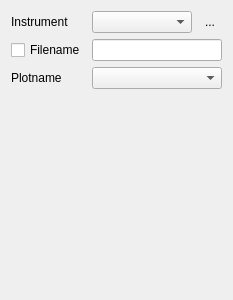
<?xml version="1.0" encoding="UTF-8"?>
<ui version="4.0">
 <class>Form</class>
 <widget class="QWidget" name="Form">
  <property name="geometry">
   <rect>
    <x>0</x>
    <y>0</y>
    <width>222</width>
    <height>300</height>
   </rect>
  </property>
  <property name="windowTitle">
   <string>Form</string>
  </property>
  <layout class="QGridLayout" name="gridLayout">
   <item row="0" column="0">
    <widget class="QLabel" name="label_7">
     <property name="text">
      <string>Instrument</string>
     </property>
    </widget>
   </item>
   <item row="0" column="1">
    <widget class="QComboBox" name="comboBoxInstruments">
     <property name="sizePolicy">
      <sizepolicy hsizetype="MinimumExpanding" vsizetype="Fixed">
       <horstretch>1</horstretch>
       <verstretch>0</verstretch>
      </sizepolicy>
     </property>
     <property name="minimumSize">
      <size>
       <width>100</width>
       <height>0</height>
      </size>
     </property>
    </widget>
   </item>
   <item row="0" column="2">
    <widget class="QToolButton" name="toolButton">
     <property name="text">
      <string>...</string>
     </property>
     <property name="icon">
      <iconset resource="Experiment.qrc">
       <normaloff>:/openicon/icons/view-refresh-7.png</normaloff>:/openicon/icons/view-refresh-7.png</iconset>
     </property>
     <property name="autoRaise">
      <bool>true</bool>
     </property>
    </widget>
   </item>
   <item row="1" column="0">
    <widget class="QCheckBox" name="checkBox">
     <property name="text">
      <string>Filename</string>
     </property>
    </widget>
   </item>
   <item row="1" column="1" colspan="2">
    <widget class="QLineEdit" name="Filename">
     <property name="sizePolicy">
      <sizepolicy hsizetype="MinimumExpanding" vsizetype="Fixed">
       <horstretch>1</horstretch>
       <verstretch>0</verstretch>
      </sizepolicy>
     </property>
    </widget>
   </item>
   <item row="3" column="0" colspan="2">
    <spacer name="verticalSpacer">
     <property name="orientation">
      <enum>Qt::Vertical</enum>
     </property>
     <property name="sizeHint" stdset="0">
      <size>
       <width>20</width>
       <height>225</height>
      </size>
     </property>
    </spacer>
   </item>
   <item row="2" column="1" colspan="2">
    <widget class="QComboBox" name="plotNameComboBox"/>
   </item>
   <item row="2" column="0">
    <widget class="QLabel" name="label">
     <property name="text">
      <string>Plotname</string>
     </property>
    </widget>
   </item>
  </layout>
 </widget>
 <resources>
  <include location="Experiment.qrc"/>
 </resources>
 <connections/>
</ui>
